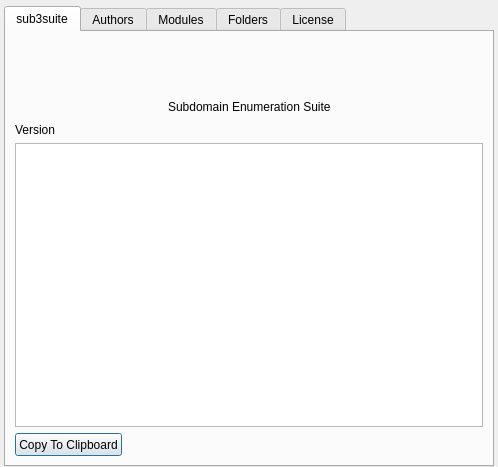
<?xml version="1.0" encoding="UTF-8"?>
<ui version="4.0">
 <class>AboutDialog</class>
 <widget class="QDialog" name="AboutDialog">
  <property name="geometry">
   <rect>
    <x>0</x>
    <y>0</y>
    <width>498</width>
    <height>467</height>
   </rect>
  </property>
  <property name="windowTitle">
   <string>About sub3suite</string>
  </property>
  <layout class="QVBoxLayout" name="verticalLayout">
   <property name="leftMargin">
    <number>4</number>
   </property>
   <property name="topMargin">
    <number>6</number>
   </property>
   <property name="rightMargin">
    <number>4</number>
   </property>
   <property name="bottomMargin">
    <number>0</number>
   </property>
   <item>
    <widget class="QTabWidget" name="tabWidget">
     <property name="currentIndex">
      <number>0</number>
     </property>
     <widget class="QWidget" name="tabSub3Suite">
      <attribute name="title">
       <string>sub3suite</string>
      </attribute>
      <layout class="QVBoxLayout" name="verticalLayout_2">
       <item>
        <layout class="QHBoxLayout" name="horizontalLayout">
         <item>
          <spacer name="horizontalSpacer">
           <property name="orientation">
            <enum>Qt::Horizontal</enum>
           </property>
           <property name="sizeHint" stdset="0">
            <size>
             <width>40</width>
             <height>20</height>
            </size>
           </property>
          </spacer>
         </item>
         <item>
          <widget class="QLabel" name="labelLogo">
           <property name="minimumSize">
            <size>
             <width>200</width>
             <height>50</height>
            </size>
           </property>
           <property name="maximumSize">
            <size>
             <width>16777215</width>
             <height>130</height>
            </size>
           </property>
           <property name="text">
            <string/>
           </property>
          </widget>
         </item>
         <item>
          <spacer name="horizontalSpacer_2">
           <property name="orientation">
            <enum>Qt::Horizontal</enum>
           </property>
           <property name="sizeHint" stdset="0">
            <size>
             <width>40</width>
             <height>20</height>
            </size>
           </property>
          </spacer>
         </item>
        </layout>
       </item>
       <item>
        <layout class="QHBoxLayout" name="horizontalLayout_2">
         <item>
          <spacer name="horizontalSpacer_3">
           <property name="orientation">
            <enum>Qt::Horizontal</enum>
           </property>
           <property name="sizeHint" stdset="0">
            <size>
             <width>40</width>
             <height>20</height>
            </size>
           </property>
          </spacer>
         </item>
         <item>
          <widget class="QLabel" name="label">
           <property name="sizePolicy">
            <sizepolicy hsizetype="Preferred" vsizetype="Maximum">
             <horstretch>0</horstretch>
             <verstretch>0</verstretch>
            </sizepolicy>
           </property>
           <property name="text">
            <string>Subdomain Enumeration Suite</string>
           </property>
          </widget>
         </item>
         <item>
          <spacer name="horizontalSpacer_4">
           <property name="orientation">
            <enum>Qt::Horizontal</enum>
           </property>
           <property name="sizeHint" stdset="0">
            <size>
             <width>40</width>
             <height>20</height>
            </size>
           </property>
          </spacer>
         </item>
        </layout>
       </item>
       <item>
        <widget class="QLabel" name="labelVersion">
         <property name="text">
          <string>Version</string>
         </property>
        </widget>
       </item>
       <item>
        <widget class="QPlainTextEdit" name="plainTextEditDescription"/>
       </item>
       <item>
        <layout class="QHBoxLayout" name="horizontalLayout_3">
         <item>
          <widget class="QPushButton" name="buttonCopy">
           <property name="minimumSize">
            <size>
             <width>100</width>
             <height>23</height>
            </size>
           </property>
           <property name="text">
            <string>Copy To Clipboard</string>
           </property>
          </widget>
         </item>
         <item>
          <spacer name="horizontalSpacer_5">
           <property name="orientation">
            <enum>Qt::Horizontal</enum>
           </property>
           <property name="sizeHint" stdset="0">
            <size>
             <width>40</width>
             <height>20</height>
            </size>
           </property>
          </spacer>
         </item>
        </layout>
       </item>
      </layout>
     </widget>
     <widget class="QWidget" name="tabAuthors">
      <attribute name="title">
       <string>Authors</string>
      </attribute>
      <layout class="QVBoxLayout" name="verticalLayout_3">
       <item>
        <widget class="QTableView" name="tableViewContributors">
         <property name="editTriggers">
          <set>QAbstractItemView::NoEditTriggers</set>
         </property>
         <property name="showGrid">
          <bool>false</bool>
         </property>
         <attribute name="horizontalHeaderCascadingSectionResizes">
          <bool>false</bool>
         </attribute>
         <attribute name="horizontalHeaderMinimumSectionSize">
          <number>200</number>
         </attribute>
         <attribute name="horizontalHeaderDefaultSectionSize">
          <number>200</number>
         </attribute>
         <attribute name="horizontalHeaderHighlightSections">
          <bool>false</bool>
         </attribute>
         <attribute name="horizontalHeaderStretchLastSection">
          <bool>true</bool>
         </attribute>
         <attribute name="verticalHeaderVisible">
          <bool>false</bool>
         </attribute>
         <attribute name="verticalHeaderMinimumSectionSize">
          <number>20</number>
         </attribute>
         <attribute name="verticalHeaderDefaultSectionSize">
          <number>20</number>
         </attribute>
         <attribute name="verticalHeaderHighlightSections">
          <bool>false</bool>
         </attribute>
        </widget>
       </item>
      </layout>
     </widget>
     <widget class="QWidget" name="tabOsintModules">
      <attribute name="title">
       <string>Modules</string>
      </attribute>
      <layout class="QVBoxLayout" name="verticalLayout_4">
       <item>
        <widget class="QTableView" name="tableViewModules">
         <property name="editTriggers">
          <set>QAbstractItemView::NoEditTriggers</set>
         </property>
         <property name="showGrid">
          <bool>false</bool>
         </property>
         <attribute name="horizontalHeaderMinimumSectionSize">
          <number>200</number>
         </attribute>
         <attribute name="horizontalHeaderDefaultSectionSize">
          <number>200</number>
         </attribute>
         <attribute name="horizontalHeaderHighlightSections">
          <bool>false</bool>
         </attribute>
         <attribute name="horizontalHeaderShowSortIndicator" stdset="0">
          <bool>true</bool>
         </attribute>
         <attribute name="horizontalHeaderStretchLastSection">
          <bool>true</bool>
         </attribute>
         <attribute name="verticalHeaderVisible">
          <bool>false</bool>
         </attribute>
         <attribute name="verticalHeaderMinimumSectionSize">
          <number>20</number>
         </attribute>
         <attribute name="verticalHeaderDefaultSectionSize">
          <number>20</number>
         </attribute>
         <attribute name="verticalHeaderHighlightSections">
          <bool>false</bool>
         </attribute>
        </widget>
       </item>
      </layout>
     </widget>
     <widget class="QWidget" name="tabFolders">
      <attribute name="title">
       <string>Folders</string>
      </attribute>
      <layout class="QVBoxLayout" name="verticalLayout_5">
       <item>
        <widget class="QTableView" name="tableViewFolders">
         <property name="editTriggers">
          <set>QAbstractItemView::NoEditTriggers</set>
         </property>
         <attribute name="horizontalHeaderMinimumSectionSize">
          <number>200</number>
         </attribute>
         <attribute name="horizontalHeaderDefaultSectionSize">
          <number>200</number>
         </attribute>
         <attribute name="horizontalHeaderHighlightSections">
          <bool>false</bool>
         </attribute>
         <attribute name="horizontalHeaderShowSortIndicator" stdset="0">
          <bool>true</bool>
         </attribute>
         <attribute name="horizontalHeaderStretchLastSection">
          <bool>true</bool>
         </attribute>
         <attribute name="verticalHeaderVisible">
          <bool>false</bool>
         </attribute>
         <attribute name="verticalHeaderMinimumSectionSize">
          <number>20</number>
         </attribute>
         <attribute name="verticalHeaderDefaultSectionSize">
          <number>20</number>
         </attribute>
         <attribute name="verticalHeaderHighlightSections">
          <bool>false</bool>
         </attribute>
        </widget>
       </item>
      </layout>
     </widget>
     <widget class="QWidget" name="tabLicense">
      <attribute name="title">
       <string>License</string>
      </attribute>
      <layout class="QVBoxLayout" name="verticalLayout_6">
       <item>
        <widget class="QPlainTextEdit" name="plainTextEditLicense"/>
       </item>
      </layout>
     </widget>
    </widget>
   </item>
  </layout>
 </widget>
 <resources/>
 <connections/>
</ui>
